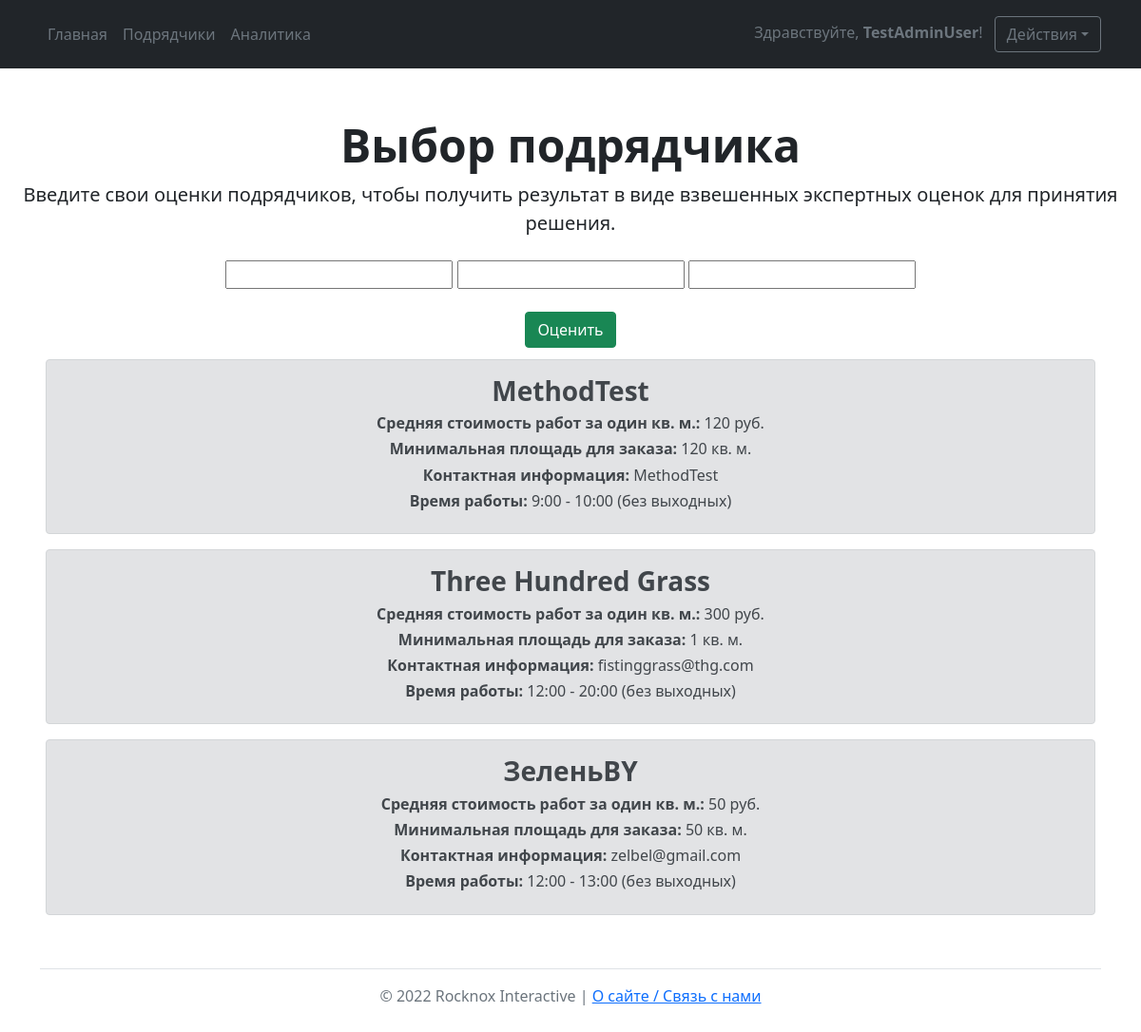
Screenshot of /method (signed in) with the database file from the repository.
### main/models.py (models this page shows)
class Executor(models.Model):
    weekends = (
        ('без выходных', 'без выходных'),
        ('с выходными, требуется уточнение', 'с выходными, требуется уточнение')
    )
    class Meta:
        verbose_name = 'Исполнитель'
        verbose_name_plural = 'Исполнители'
    title = models.CharField(max_length=50, verbose_name='Название')
    price = models.IntegerField(verbose_name='Стоимость услуг',
                                validators=[MinValueValidator(0), MaxValueValidator(999999)])
    minarea = models.IntegerField(verbose_name='Минимальная площадь для заказа',
                                  validators=[MinValueValidator(0), MaxValueValidator(999999)])
    contact = models.CharField(max_length=300, verbose_name='Контактная информация')
    worktime_start = models.TimeField(verbose_name='[Время работы] Начало')
    worktime_end = models.TimeField(verbose_name='[Время работы] Окончание')
    additionalinfo = models.CharField(max_length=500, verbose_name='Дополнительная информация', blank=True, null=True)
    weekends = models.CharField(max_length=50, choices=weekends)
    average_rank = models.IntegerField(default=0, null=True, blank=True)
    author = models.ForeignKey(User, on_delete=models.CASCADE)

### main/views.py (the view)
# urls.py: path('method', views.ExpertRank, name='method'),
def ExpertRank(request):
    executors = Executor.objects.all().order_by('-id')[:3]
    isVoted = MonkeyIsVoted.objects.all()
    if request.method == "POST":
        mark1 = request.POST['mark1']
        mark2 = request.POST['mark2']
        mark3 = request.POST['mark3']
        marks = MethodMarks.objects.create(mark1=mark1, mark2=mark2, mark3=mark3)
        marks.save()
        user = request.user.username
        voted = MonkeyIsVoted.objects.create(user=user, is_voted=True)
        voted.save()
        return redirect('result')
    else:
        form = MonkeyForm()
        data = {
            'executors': executors,
            'form': form,
            'isVoted': isVoted,
        }
        return render(request, 'method.html', data)

### main/forms.py
class MonkeyForm(forms.Form):
    mark1 = forms.IntegerField()
    mark2 = forms.IntegerField()
    mark3 = forms.IntegerField()

### main/templates/method.html
{% extends 'base.html' %} {% block title %}Экспертное решение{% endblock %} {% block mainbuttons %}
    <li><a href='{% url 'main' %}' class="nav-link px-2 text-secondary">Главная</a></li>
    <li><a href='{% url 'executors' %}' class="nav-link px-2 text-secondary">Подрядчики</a></li>
    <li><a href='{% url 'analytics' %}' class="nav-link px-2 text-secondary">Аналитика</a></li> {% endblock %}
{% block main %}
    <div class="px-4 pt-5 my-1 text-center">
    {% if user.first_name != 'ozelen' %}
        {% if isVoted.user == user.get_username and isVoted.is_voted == True %}
            ебало
            {% else %}
        <h1 class="display-5 fw-bold">Выбор подрядчика</h1>
        <div class="col-lg-12 mx-auto">
            <p class="lead mb-3">Введите свои оценки подрядчиков, чтобы получить результат в виде взвешенных экспертных
                оценок для принятия решения.</p>
        </div>
        <div class="px-4 pt-2 my-1">
            <form method="POST"> {% csrf_token %}
                {{ form.mark1 }} {{ form.mark2 }} {{ form.mark3 }}
                <br><br>
                <button class="btn btn-success" type="submit">Оценить</button>
            </form>
        </div>
        <div class="px-4 pt-2 my-1">{% for el in executors %}
            <div class="alert alert-secondary">
                <h3><b>{{ el.title }}</b></h3>
                <h6><b>Средняя стоимость работ за один кв. м.:</b> {{ el.price }} руб.</h6>
                <h6><b>Минимальная площадь для заказа:</b> {{ el.minarea }} кв. м.</h6>
                <h6><b>Контактная информация:</b> {{ el.contact }}</h6>
                <h6><b>Время работы:</b> {{ el.worktime_start }} - {{ el.worktime_end }} ({{ el.weekends }})</h6>
            </div>
        {% endfor %}
            {% endif %}
        {% else %}
        <h1 class="display-5 fw-bold">Доступ запрещён!</h1>
        <div class="col-lg-12 mx-auto">
            <p class="lead mb-3">Оценки подрядчиков доступны только представителем детских садов!</p>
        </div>
        {% endif %}
{% endblock %}

### main/templates/BASE.html (shortened to what this page needs)
<!doctype html>
<html lang="ru">
<head>
    <link rel="stylesheet" href="https://cdn.jsdelivr.net/npm/bootstrap@5.1.3/dist/css/bootstrap.min.css">
</head>
<body>
    <main>
        <header class="p-3 bg-dark text-white sticky-top">
            <div class="container">
                <div class="d-flex flex-wrap align-items-center justify-content-center justify-content-lg-start">
                    <ul class="nav col-12 col-lg-auto me-lg-auto mb-2 justify-content-center mb-md-0">
                        {% block mainbuttons %}{% endblock %} </ul>
                    <div class="text-end"><span class="px-2 text-secondary">Здравствуйте, <strong>{{ user.username }}</strong>!</span>
                        <button class="btn btn-outline-secondary dropdown-toggle" type="button" id="dropdownMenuButton1" data-bs-toggle="dropdown" aria-expanded="false"> Действия</button>
                    </div>
                </div>
            </div>
        </header> {% block main %} {% endblock %}
    </main>
</body>
<div class="container">
    <footer class="py-3 my-4">
        <ul class="nav justify-content-center border-bottom pb-3 mb-3"></ul>
        <p class="text-center text-muted">© 2022 Rocknox Interactive | <a href='{% url 'about' %}'>О сайте / Связь с нами</a>
    </footer>
</div>
</html>

### rows the page displays
Executor: title "MethodTest", price "120", minarea "120", contact "MethodTest", worktime_start "9:00", worktime_end "10:00", weekends "без выходных"
Executor: title "Three Hundred Grass", price "300", minarea "1", contact "fistinggrass@thg.com", worktime_start "12:00", worktime_end "20:00", weekends "без выходных"
Executor: title "ЗеленьBY", price "50", minarea "50", contact "zelbel@gmail.com", worktime_start "12:00", worktime_end "13:00", weekends "без выходных"

### other values shown
{{ user.username }} "TestAdminUser"
